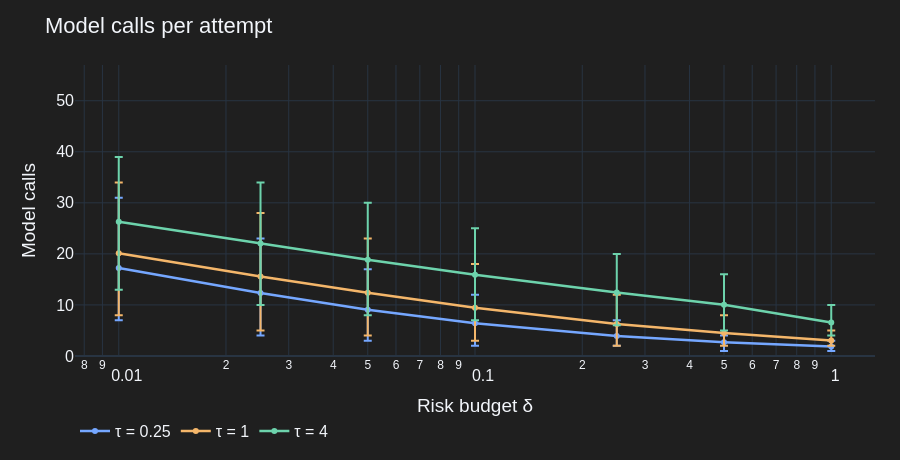

The cell this chart's notebook holds for it:
### Markdown cell above
### Model calls per attempt

Mean model calls measure sampling cost. Error bars show the 5th–95th percentiles
across trajectories. Hover also reports the fraction of calls that forced a
single deletion because the sampled prefix exceeded the risk budget.

### Code cell
cost_fig = go.Figure()
cost_colors = ("#75A7FF", "#F4B66A", "#6DD3AC")
for tau_index, tau in enumerate(TAUS):
    means = model_calls[tau_index].mean(axis=(-2, -1))
    low, high = np.quantile(model_calls[tau_index], [0.05, 0.95], axis=(-2, -1))
    forced_fraction = forced_steps[tau_index].sum(axis=(-2, -1)) / model_calls[
        tau_index
    ].sum(axis=(-2, -1))
    cost_fig.add_scatter(
        x=RISK_BUDGETS,
        y=means,
        name=f"τ = {tau:g}",
        mode="lines+markers",
        line=dict(color=cost_colors[tau_index % len(cost_colors)], width=2.5),
        error_y=dict(
            type="data",
            symmetric=False,
            array=np.maximum(high - means, 0),
            arrayminus=np.maximum(means - low, 0),
        ),
        customdata=np.column_stack((low, high, 100 * forced_fraction)),
        hovertemplate=(
            "δ = %{x:g}<br>Mean calls: %{y:.2f}<br>5–95%: [%{customdata[0]:.0f}, %{customdata[1]:.0f}]"
            "<br>Forced calls: %{customdata[2]:.1f}%<extra>%{fullData.name}</extra>"
        ),
    )
cost_fig.update_layout(
    template="plotly_dark",
    paper_bgcolor="#1f1f1f",
    plot_bgcolor="#1f1f1f",
    title="Model calls per attempt",
    height=460,
    autosize=True,
    xaxis=dict(
        title="Risk budget δ", type="log" if min(RISK_BUDGETS) > 0 else "linear"
    ),
    yaxis=dict(title="Model calls", range=[0, deletions_per_attempt + 1]),
    font=dict(family="Arial, sans-serif", size=16),
    legend=dict(orientation="h", y=-0.2),
    margin=dict(l=75, r=25, t=65, b=100),
)
cost_fig.show(config=PLOT_CONFIG)

### Figure 1 — Plotly figure (JSON) as saved in the notebook; plotly's stock layout.template omitted (floating-point values rounded to 4 significant figures)
{"data": [{"customdata": [[7.0, 31.0, 24.1], [4.0, 23.0, 16.48], [3.0, 17.0, 10.97], [2.0, 12.0, 6.282], [2.0, 7.0, 2.156], [1.0, 4.0, 0.5007], [1.0, 3.0, 0.0]], "error_y": {"array": [13.75, 10.66, 7.922, 5.581, 3.105, 1.318, 1.119], "arrayminus": [10.25, 8.341, 6.078, 4.419, 1.895, 1.682, 0.8811], "symmetric": false, "type": "data"}, "hovertemplate": "δ = %{x:g}<br>Mean calls: %{y:.2f}<br>5–95%: [%{customdata[0]:.0f}, %{customdata[1]:.0f}]<br>Forced calls: %{customdata[2]:.1f}%<extra>%{fullData.name}</extra>", "line": {"color": "#75A7FF", "width": 2.5}, "mode": "lines+markers", "name": "τ = 0.25", "type": "scatter", "x": [0.01, 0.025, 0.05, 0.1, 0.25, 0.5, 1], "y": [17.25, 12.34, 9.078, 6.419, 3.895, 2.682, 1.881]}, {"customdata": [[8.0, 34.0, 29.05], [5.0, 28.0, 22.72], [4.0, 23.0, 17.57], [3.0, 18.0, 12.58], [2.0, 12.0, 6.768], [2.0, 8.0, 3.102], [2.0, 5.0, 0.0]], "error_y": {"array": [13.86, 12.44, 10.63, 8.56, 5.714, 3.494, 1.97], "arrayminus": [12.14, 10.56, 8.374, 6.44, 4.286, 2.506, 1.03], "symmetric": false, "type": "data"}, "hovertemplate": "δ = %{x:g}<br>Mean calls: %{y:.2f}<br>5–95%: [%{customdata[0]:.0f}, %{customdata[1]:.0f}]<br>Forced calls: %{customdata[2]:.1f}%<extra>%{fullData.name}</extra>", "line": {"color": "#F4B66A", "width": 2.5}, "mode": "lines+markers", "name": "τ = 1", "type": "scatter", "x": [0.01, 0.025, 0.05, 0.1, 0.25, 0.5, 1], "y": [20.14, 15.56, 12.37, 9.44, 6.286, 4.506, 3.03]}, {"customdata": [[13.0, 39.0, 36.59], [10.0, 34.0, 31.25], [8.0, 30.0, 26.9], [7.0, 25.0, 22.58], [6.0, 20.0, 17.28], [5.0, 16.0, 13.51], [4.0, 10.0, 0.0]], "error_y": {"array": [12.68, 11.96, 11.13, 9.098, 7.573, 5.964, 3.448], "arrayminus": [13.32, 12.04, 10.87, 8.902, 6.427, 5.036, 2.552], "symmetric": false, "type": "data"}, "hovertemplate": "δ = %{x:g}<br>Mean calls: %{y:.2f}<br>5–95%: [%{customdata[0]:.0f}, %{customdata[1]:.0f}]<br>Forced calls: %{customdata[2]:.1f}%<extra>%{fullData.name}</extra>", "line": {"color": "#6DD3AC", "width": 2.5}, "mode": "lines+markers", "name": "τ = 4", "type": "scatter", "x": [0.01, 0.025, 0.05, 0.1, 0.25, 0.5, 1], "y": [26.32, 22.04, 18.87, 15.9, 12.43, 10.04, 6.552]}], "layout": {"autosize": true, "font": {"family": "Arial, sans-serif", "size": 16}, "height": 460, "legend": {"orientation": "h", "y": -0.2}, "margin": {"b": 100, "l": 75, "r": 25, "t": 65}, "paper_bgcolor": "#1f1f1f", "plot_bgcolor": "#1f1f1f", "title": {"text": "Model calls per attempt"}, "xaxis": {"title": {"text": "Risk budget δ"}, "type": "log"}, "yaxis": {"range": [0, 57], "title": {"text": "Model calls"}}}}
